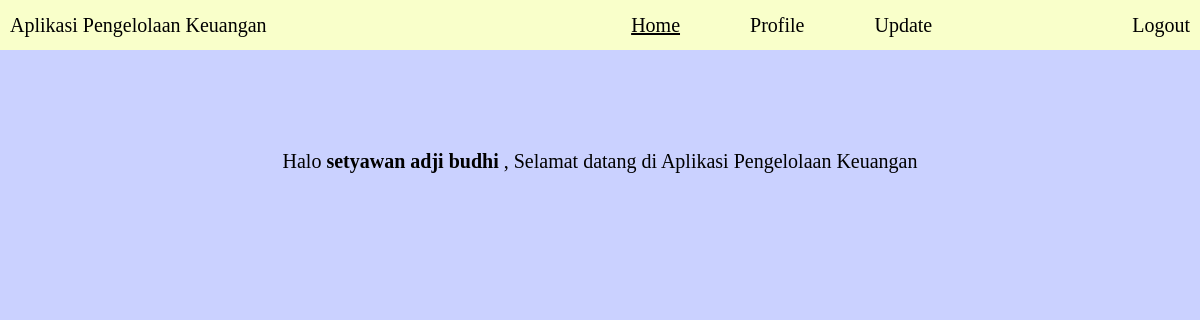
The page /selfLearning2/home.php (signed in) on the database its author committed.
### tables this page shows
CREATE TABLE `user` (
  `nama_depan` varchar(30) NOT NULL,
  `nama_tengah` varchar(30) NOT NULL,
  `nama_belakang` varchar(30) NOT NULL,
  `tempat_lahir` varchar(30) NOT NULL,
  `tanggal_lahir` date NOT NULL,
  `nik` varchar(20) NOT NULL,
  `warga_negara` varchar(30) NOT NULL,
  `email` varchar(50) NOT NULL,
  `no_hp` varchar(15) NOT NULL,
  `alamat` text NOT NULL,
  `kode_pos` varchar(20) NOT NULL,
  `foto_profil` varchar(255) NOT NULL,
  `username` varchar(20) NOT NULL,
  `password1` varchar(30) NOT NULL,
  `password2` varchar(30) NOT NULL
);

### selfLearning2/home.php (the view, shortened to what this page needs)
<?php
    include("config.php");
?>
<!DOCTYPE html>
<html lang="en">
<head>
    <link rel="stylesheet" href="home.css?v=<?php echo time(); ?>">
</head>
<body>
    <div class="navbar">
        <div class="judul">
            Aplikasi Pengelolaan Keuangan
        </div>
        <div class="nav-button">
            <div class="center">
                <a href="home.php" class="choosen">Home</a>
                <a href="profile.php">Profile</a>
                <a href="update.php">Update</a>
            </div>
            <a href="logout.php" class="logout">Logout</a>
        </div>
    </div>
    <div class="content">
        Halo
        <strong>
            <?php
                $username = $_SESSION['usernameSession'];
                $password = $_SESSION['passwordSession'];
                $str_query = "select*from user where username='$username' and (password1='$password' or password2='$password')";
                $query = mysqli_query($connection, $str_query);
                while($data = mysqli_fetch_array($query)){
                    echo $data['nama_depan']."  ".$data['nama_tengah']."  ".$data['nama_belakang'];
                }
            ?>
        </strong>
        , Selamat datang di Aplikasi Pengelolaan Keuangan
    </div>
</body>
</html>

### selfLearning2/home.css (style rules this page uses)
* { margin: 0; padding: 0; }
body { background-color: #cad1ff; }
.navbar { background-color: #f9ffca; display: flex; justify-content: space-between; height: 50px; align-items: center; }
.judul { margin-left: 10px; font-size: 20px; }
.nav-button { display: flex; margin-right: 10px; font-size: 20px; }
.center a.choosen { text-decoration: underline; }
.logout { float: right; }
.center { margin-right: 200px; display: flex; gap: 70px; }
.nav-button a { text-decoration: none; color: black; }
.content { text-align: center; margin-top: 100px; font-size: 20px; }

### rows shown on the page
user: nama_depan "setyawan", nama_tengah "adji", nama_belakang "budhi"
